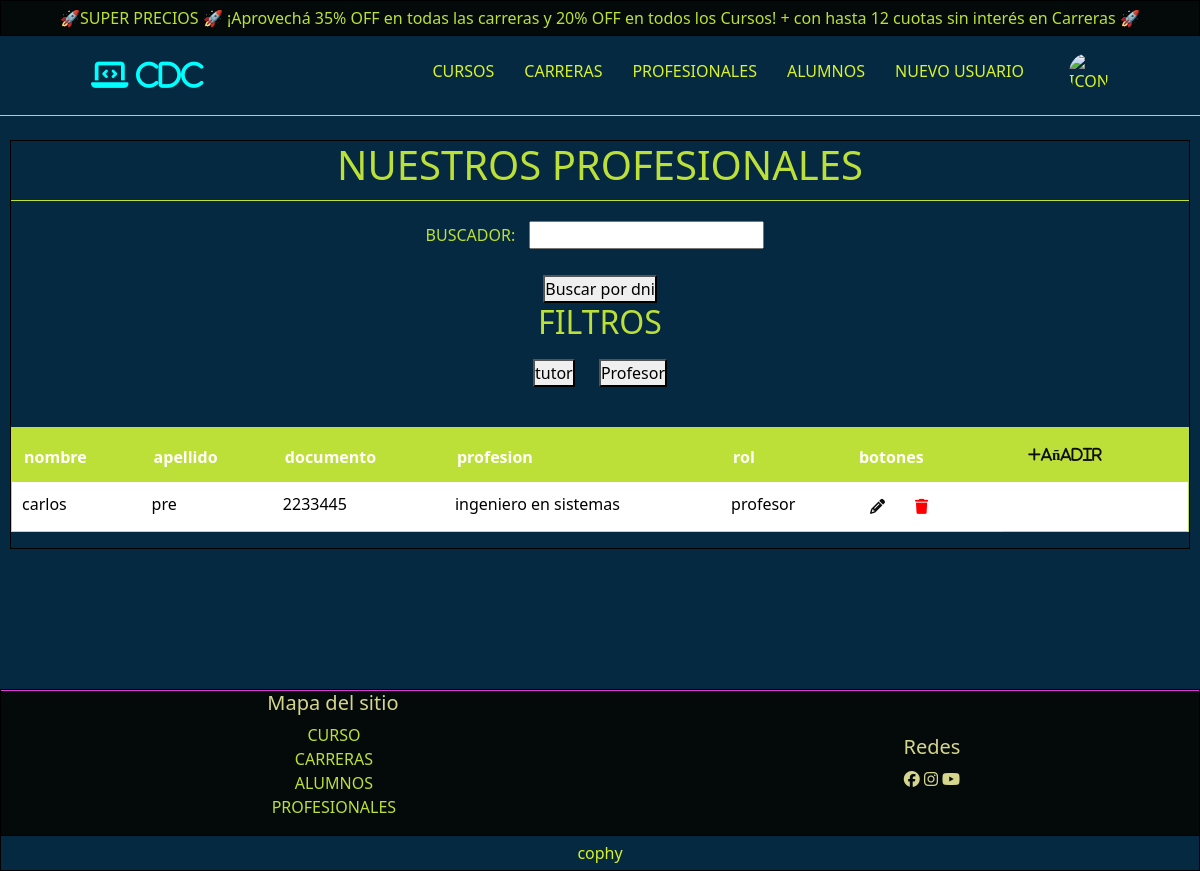
The page /AppSchol/profesionales/ (signed in) on the database as committed earlier.
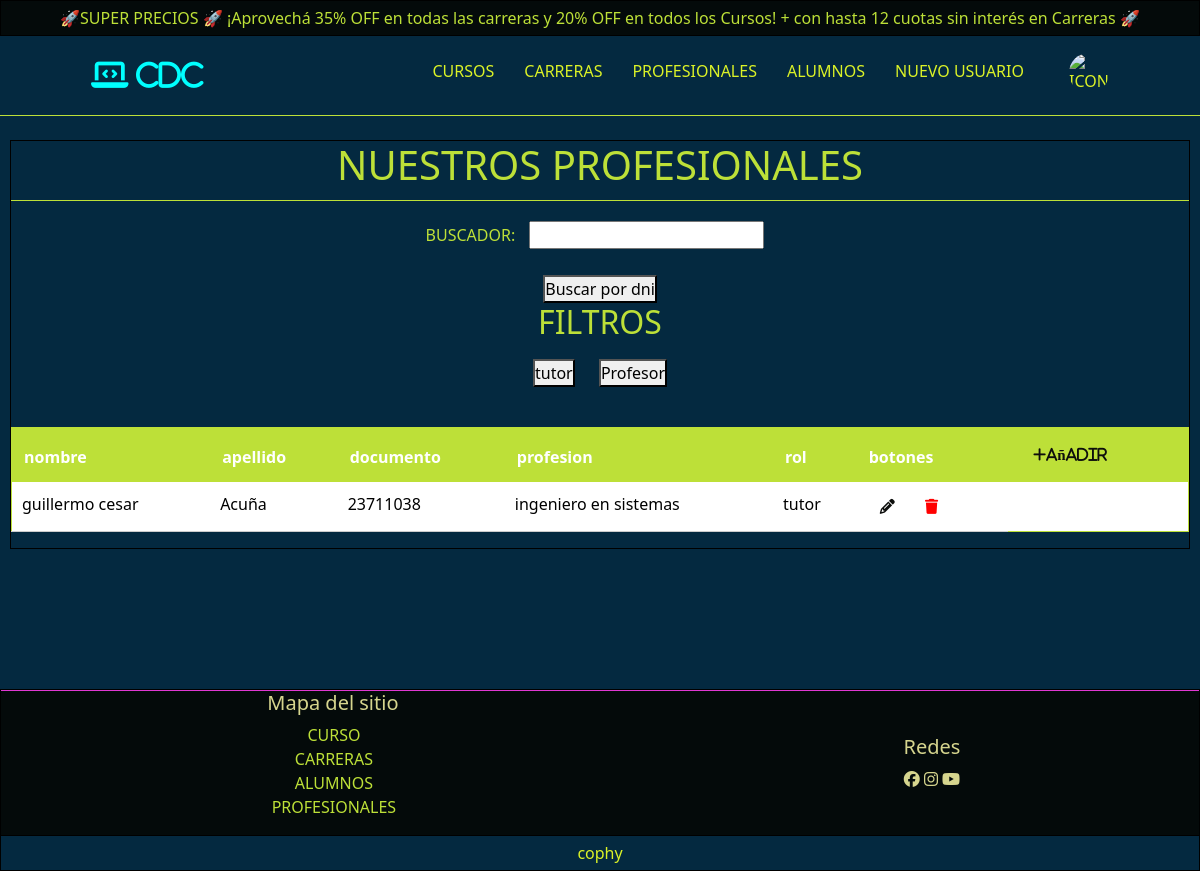
The same page on the database as committed later.
### AppScholl/models.py (models this page shows, shortened)
class Profesional(models.Model):
    nombre = models.CharField(max_length=30)
    apellido = models.CharField(max_length=30)
    documento = models.IntegerField()
    profesion = models.CharField(max_length=30)
    rol = models.CharField(max_length=30)
    presentacion = models.TextField()

### AppScholl/views.py (the view, shortened to what this page needs)
# urls.py: path("profesionales/",views.profesionales,name='Profesionales'),
def profesionales(request):
    query = request.GET.get('buscador')
    filtro = request.GET.get('filtro')
    buscador = Buscar(request.GET)
    profesionales = Profesional.objects.all()
    if 'reset' in request.GET:
        query = ''
        filtro = ''
        profesionales = Profesional.objects.all()
    elif filtro:
        profesionales = Profesional.objects.filter(rol__icontains=filtro)
    elif query:
        profesionales = Profesional.objects.filter(documento__icontains=query)
    return render(request, 'AppScholl/profesionales.html', {'profesionales': profesionales,  'buscar': buscador,  'query': query,  'filtro': filtro, })

### AppScholl/forms.py
class Buscar(forms.Form):
    buscador = forms.CharField(max_length=100,required=False)

### AppScholl/templates/AppScholl/profesionales.html (shortened to what this page needs)
{% extends 'AppScholl/base.html' %}
{% block contenido %}
    <main class="conteiner-main" id="profesionales">
        <div class="conteiner-titulo">
            <h1>Nuestros profesionales</h1>
        </div>
        <section class="seccion-buscar-filtros">
            <article class="conteiner-buscar">
              <form method="GET" action="{% url 'Profesionales' %}">
                {% if user.is_authenticated %}
                  {{ buscar.as_p }}
                  <button type="submit">Buscar por dni</button>
                  {% else %}
                  <button type="submit">limpiar</button>
                {% endif %}
                <article class="conteiner-filtros">
                  <h2>Filtros</h2>
                  <button type="submit" name="filtro" value="tutor">tutor</button>
                  <button type="submit" name="filtro" value="profesor">Profesor</button>
              </article>
              </form>
            </article>
        </section>
        {% if user.is_authenticated %}
          {% if profesionales %}
            <section class="seccion-tabla">
              <table class="table">
                <thead>
                  <tr>
                    <th scope="col">nombre</th>
                    <th scope="col">apellido</th>
                    <th scope="col">documento</th>
                    <th scope="col">profesion</th>
                    <th scope="col">rol</th>
                    <th scope="col">botones</th>
                    <th scope="col"><a href="{% url 'AddProfesional' %}"><i class="fa-solid fa-plus btn-mas btn">añadir</i></a></th>
                  </tr>
                </thead>
                <tbody>
                  {% for profesional in profesionales %}
                    <tr>
                    <td>{{profesional.nombre}}</td>
                    <td>{{profesional.apellido}}</td>
                    <td>{{profesional.documento}}</td>
                    <td>{{profesional.profesion}}</td>
                    <td>{{profesional.rol}}</td>
                    <td>
                      {% if user.is_superuser %}
                        <a href="{% url 'ModProfesional' profesional.documento %}"><i class="fa-solid fa-pencil btn btn-mas"></i></a>
                        <form method="POST" action="{% url 'Profesionales' %}" style="display:inline;" onsubmit="return confirm('¿Estás seguro de que deseas eliminar este profesional?');">
                          <button type="submit" name="eliminar" style="border: none; background: none; cursor: pointer;" aria-label="Eliminar profesional">
                              <i class="fa-solid fa-trash btn btn-mas" style="color: red;"></i>
                          </button>
                        </form>
                      {% else %}
                        <p>No tienes permisos</p>
                      {% endif %}
                    </td>
                  </tr>
                  {% endfor %}
                </tbody>
              </table>
            </section>
          {% else %}
            <p style="color: #DBF227; font-size: 25px; text-align: center;">No se encontraron Profesionales .</p>
          {% endif %}
        {% endif %}
    </main>
{% endblock contenido %}

Rows that differ between the two databases and show on the page:
removed Profesional: nombre "carlos", apellido "pre", documento "2233445", profesion "ingeniero en sistemas", rol "profesor"
added Profesional: nombre "guillermo cesar", apellido "Acuña", documento "23711038", profesion "ingeniero en sistemas", rol "tutor"
